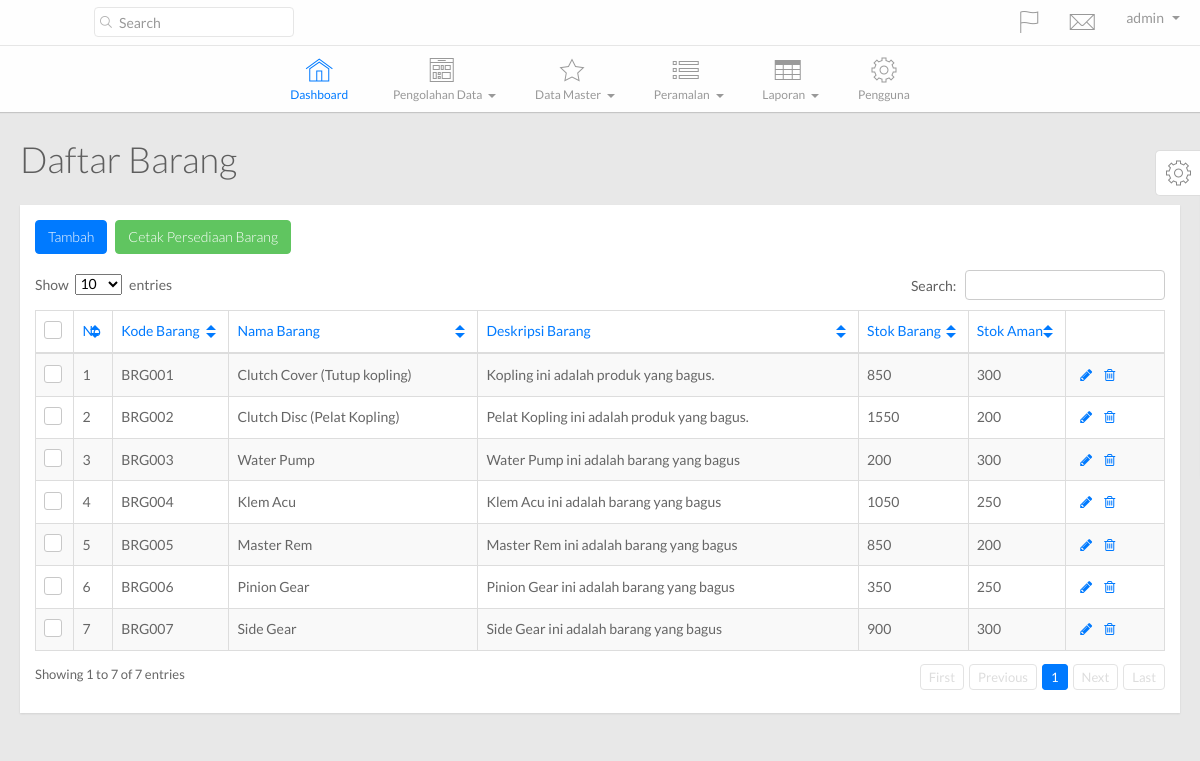
Screenshot of /main.php?hal=daftar_barang (signed in) with the database file from the repository.
### tables this page shows
CREATE TABLE IF NOT EXISTS `tb_barang` (
  `kode_barang` varchar(30) NOT NULL,
  `nama_barang` varchar(75) NOT NULL,
  `deskripsi_barang` varchar(250) NOT NULL,
  `stok_barang` int(11) NOT NULL,
  `kode_admin` varchar(30) NOT NULL,
  `safety_stock` int(11) NOT NULL DEFAULT '0',
  PRIMARY KEY (`kode_barang`),
  KEY `kode_satuan` (`kode_admin`),
  KEY `admin_id` (`kode_admin`)
);

### config/SimplePDO.php (called while the page is built, shortened)
<?php
class SimplePDO {
    private $pdo = null;
    static $inst = null;
    static $settings = array(
        'host' => '',
        'user' => '',
        'password' => '',
        'database' => '',
        'results' => 'object',
        'charset' => 'utf8'
    );
    public function __construct()
    {
        $fetch_mode = ( self::$settings["results"] == 'object' ) ? PDO::FETCH_OBJ : PDO::FETCH_ASSOC;
        $options = array(
            PDO::ATTR_DEFAULT_FETCH_MODE => $fetch_mode,
            PDO::ATTR_ERRMODE => PDO::ERRMODE_EXCEPTION,
            PDO::MYSQL_ATTR_INIT_COMMAND => "SET NAMES ".self::$settings["charset"],
            PDO::ATTR_EMULATE_PREPARES => false
        );
        $dsn = 'mysql:dbname='.self::$settings["database"].';host='.self::$settings["host"].';charset='.self::$settings["charset"];
        try {
            $this->pdo = new PDO( $dsn, self::$settings["user"], self::$settings["password"], $options );
        } catch( PDOException $e ) {
            trigger_error( $e->getMessage() );
        }
    }
    public function query( $query, $bindings = array(), $internal_call = false )
    {
        try {
            $this->c_query = $this->pdo->prepare( $query );
            if( empty( $bindings ) )
            {
                $this->c_query->execute();
            }
            else
            {
                $this->c_query->execute( (array)$bindings );
            }
            if( $internal_call === true )
            {
                return $this->c_query;
            }
            elseif( $this->c_query && $this->lastid() )
            {
                return $this->lastid();
            }
            else
            {
                return false;
            }
        } catch( PDOException $e ) {
            trigger_error( $e->getMessage() );
        }
    }
    public function get_results( $query, $bindings = array() )
    {
        $this->c_query = $this->query( $query, $bindings, true );
        if( $this->c_query )
        {
            return $this->c_query->fetchAll();
        }
        else
        {
            return false;
        }
    }
    static function getInstance()
    {
        if( self::$inst == null )
        {
            self::$inst = new SimplePDO();
        }
        return self::$inst;
    }
    static function set_options( $array = array() )
    {
        if( !empty( $array ) )
        {
            foreach( $array as $k => $v )
            {
                if( isset( self::$settings[$k] ) )
                {
                    self::$settings[$k] = $v;
                }
            }
        }
    }
}

### template/daftar_barang.php (the view)
<?php $database = SimplePDO::getInstance();
      $query = $database->get_results( "SELECT * FROM tb_barang" );?>
        <div class="page-title">
          <h1>
            Daftar Barang
          </h1>
        </div>
        <div class="row">
          <div class="col-lg-12">
            <div class="widget-container fluid-height clearfix">
              <div class="heading">
              	<a href="main.php?hal=tambah_barang" class="btn btn-primary">Tambah</a>
                <a href="main.php?hal=cetak_persediaan" class="btn btn-success">Cetak Persediaan Barang</a>
              </div>
              <div class="widget-content padded clearfix">
                <table class="table table-bordered table-striped" id="dataTable1">
                  <thead>
                    <th class="check-header hidden-xs">
                      <label><input id="checkAll" name="checkAll" type="checkbox"/><span></span></label>
                    </th>
                    <th>
                      No
                    </th>
                    <th>
                      Kode Barang
                    </th>
                    <th class="hidden-xs">
                      Nama Barang
                    </th>
                    <th class="hidden-xs">
                      Deskripsi Barang
                    </th>
                    <th class="hidden-xs">
                      Stok Barang
                    </th>
                    <th class="hidden-xs">
                      Stok Aman
                    </th>
                    <th></th>
                  </thead>
                  <tbody>
             <?php $i = 1; foreach($query as $row ){?>
                    <tr>
                      <td class="check hidden-xs">
                        <label><input name="optionsRadios1" type="checkbox" value="<?php echo $row->kode_barang;?>"/><span></span></label>
                      </td>
                      <td>
                          <?php echo $i;?>
                      </td>
                      <td>
                        <?php echo $row->kode_barang;?>
                      </td>
                      <td>
                        <?php echo $row->nama_barang;?>
                      </td>
                      <td class="hidden-xs">
                        <?php echo $row->deskripsi_barang;?>
                      </td>
                      <td class="hidden-xs">
                        <?php echo $row->stok_barang;?>
                      </td>
                      <td class="hidden-xs">
                        <?php echo $row->safety_stock;?>
                      </td>
                      <td class="actions">
                        <div class="action-buttons">
                          <a class="table-actions" href="main.php?hal=ubah_barang&kode=<?php echo $row->kode_barang;?>"><i class="fa fa-pencil"></i></a><a class="table-actions" href="proses/hapus_barang.php?kode=<?php echo $row->kode_barang;?>"><i class="fa fa-trash-o"></i></a>
                        </div>
                      </td>
                    </tr>
              <?php $i++; }?>
                  </tbody>
                </table>
              </div>
            </div>
          </div>
        </div>

### stylesheets/datatables.css (style rules this page uses)
table.dataTable { clear:both; margin-bottom: 10px; }

### stylesheets/color/green.css (style rules this page uses)
a { color: #60c560; }
.widget-container .heading { color: #60c560; }
.dataTable th.sorting { color: #60c560; }
.dataTable th.sorting:after { border-top: 5px solid #60c560; }
.dataTable th.sorting:before { border-bottom: 5px solid #60c560; }

### stylesheets/color/orange.css (style rules this page uses)
a { color: #f0ad4e; }
.widget-container .heading { color: #f0ad4e; }
.dataTable th.sorting { color: #f0ad4e; }
.dataTable th.sorting:after { border-top: 5px solid #f0ad4e; }
.dataTable th.sorting:before { border-bottom: 5px solid #f0ad4e; }

### stylesheets/color/magenta.css (style rules this page uses)
a { color: #c741c9; }
.widget-container .heading { color: #c741c9; }
.dataTable th.sorting { color: #c741c9; }
.dataTable th.sorting:after { border-top: 5px solid #c741c9; }
.dataTable th.sorting:before { border-bottom: 5px solid #c741c9; }

### stylesheets/color/gray.css (style rules this page uses)
a { color: #999999; }
.widget-container .heading { color: #999999; }
.dataTable th.sorting { color: #999999; }
.dataTable th.sorting:after { border-top: 5px solid #999999; }
.dataTable th.sorting:before { border-bottom: 5px solid #999999; }

### rows the page displays
tb_barang: kode_barang "BRG001", nama_barang "Clutch Cover (Tutup kopling)", deskripsi_barang "Kopling ini adalah produk yang bagus.", stok_barang "850", safety_stock "300"
tb_barang: kode_barang "BRG002", nama_barang "Clutch Disc (Pelat Kopling)", deskripsi_barang "Pelat Kopling ini adalah produk yang bagus.", stok_barang "1550", safety_stock "200"
tb_barang: kode_barang "BRG003", nama_barang "Water Pump", deskripsi_barang "Water Pump ini adalah barang yang bagus", stok_barang "200", safety_stock "300"
tb_barang: kode_barang "BRG004", nama_barang "Klem Acu", deskripsi_barang "Klem Acu ini adalah barang yang bagus", stok_barang "1050", safety_stock "250"
tb_barang: kode_barang "BRG005", nama_barang "Master Rem", deskripsi_barang "Master Rem ini adalah barang yang bagus", stok_barang "850", safety_stock "200"
tb_barang: kode_barang "BRG006", nama_barang "Pinion Gear", deskripsi_barang "Pinion Gear ini adalah barang yang bagus", stok_barang "350", safety_stock "250"
tb_barang: kode_barang "BRG007", nama_barang "Side Gear", deskripsi_barang "Side Gear ini adalah barang yang bagus", stok_barang "900", safety_stock "300"

### other values shown
$_SESSION['username'] "admin"
